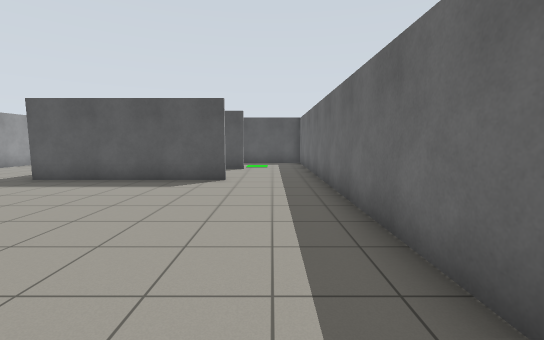
[1] (above)

13 first-person views from a walk through a robot-simulator world made for Gazebo. The camera is 1.2 m above the floor, tilts 6° down and sees 90° across. The floor is counted in squares, 1 m on a side. Each view is taken from the middle of a square. On the plan, view 1 faces up. The plan holds only what a view shows up to about 12 squares ahead; the rest is blank.

[2]
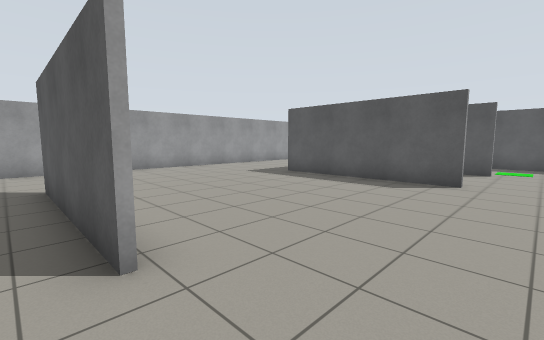

[3]
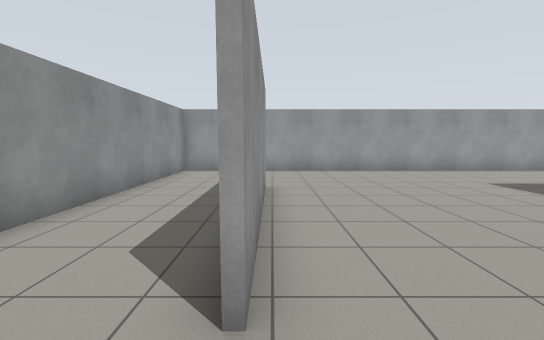

[4]
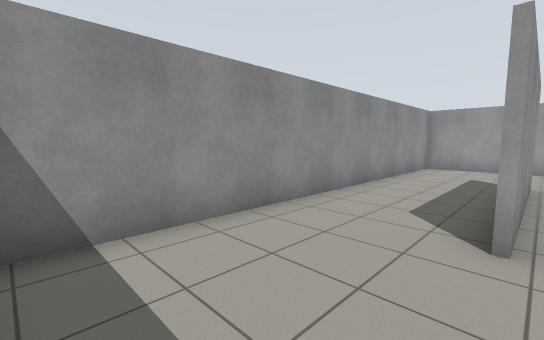

[5]
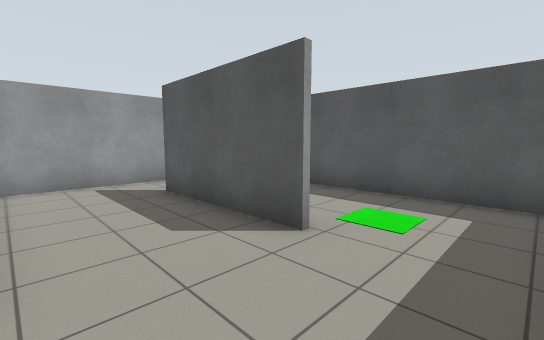

[6]
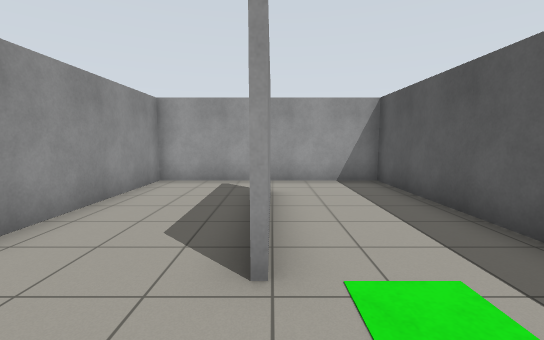

[7]
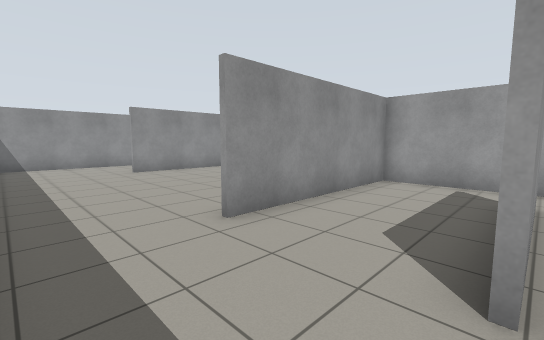

[8]
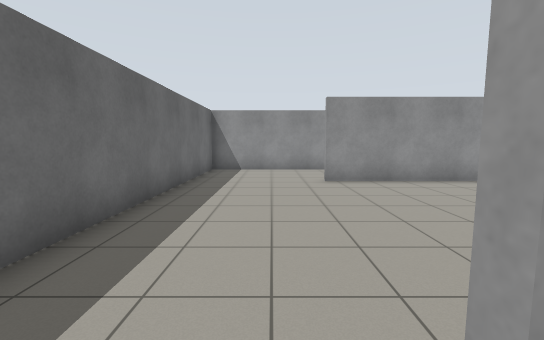

[9]
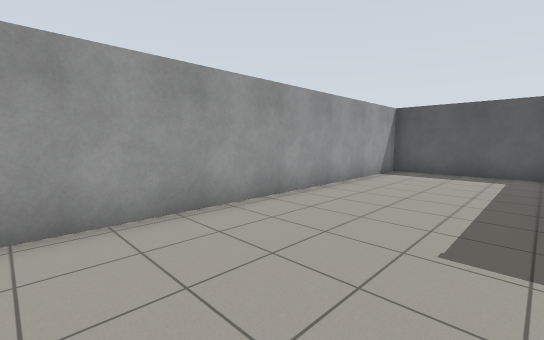

[10]
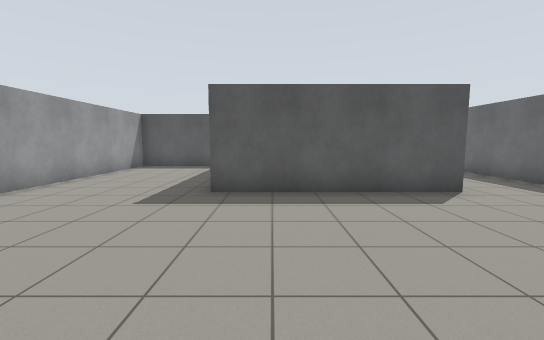

[11]
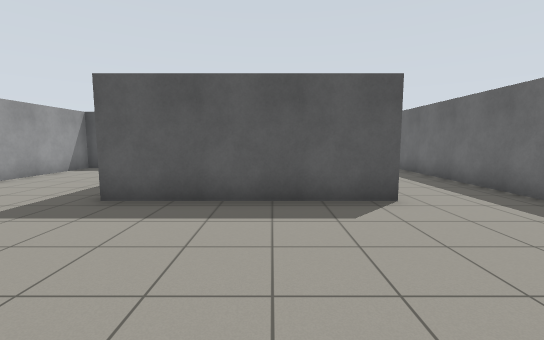

[12]
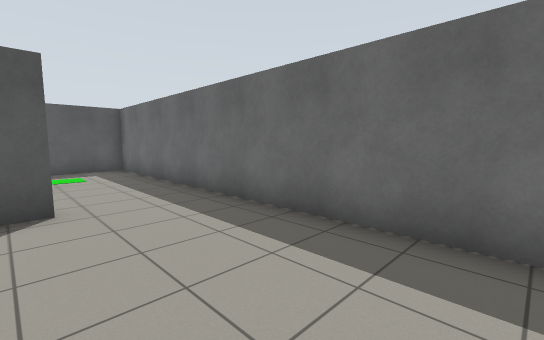

[13]
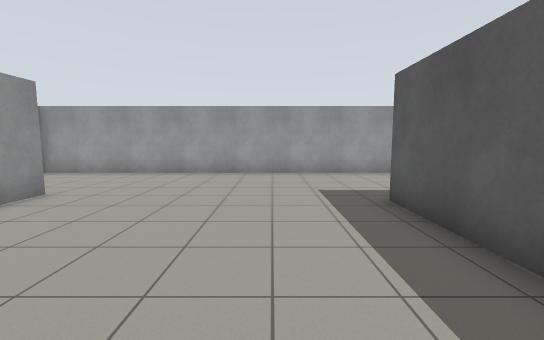

### Floor plan
Points are (right, up) in squares from view 1. A wall is a line through its corners. A room is listed if a view was taken in it or the views show most of it. See-through windows are left out.
Room 1 (views 1, 2, 3, 4, 5, 6, 7, 8, 9, 10, 11, 12, 13)
walls: (-1.4, 8.4) (-7.5, 8.4); (-8.1, 0.8) (-2.5, 0.8); (-5.4, 12) (-1.1, 12); (-2.5, 0.7) (-8.1, 0.7); (-1.1, 11.8) (-5.5, 11.8); (-7.9, 15.2) (-12.3, 15.2) (-12.3, -2.6) (1.6, -2.6) (1.6, 15.2) (-7.3, 15.2) (-7.3, 8.6) (-1.4, 8.6)

Positions as (right, up) in squares from view 1, and headings:
1: (0, 0), facing up
2: (0, 0), facing up-left
3: (-1, 1), facing left
4: (1, 1), facing down-left
5: (1, 9), facing up-left
6: (1, 12), facing left
7: (1, 12), facing down-left
8: (-1, 9), facing down
9: (-8, 4), facing up-left
10: (-6, 2), facing up
11: (-4, 3), facing up
12: (-2, 3), facing up-right
13: (-2, 6), facing left
